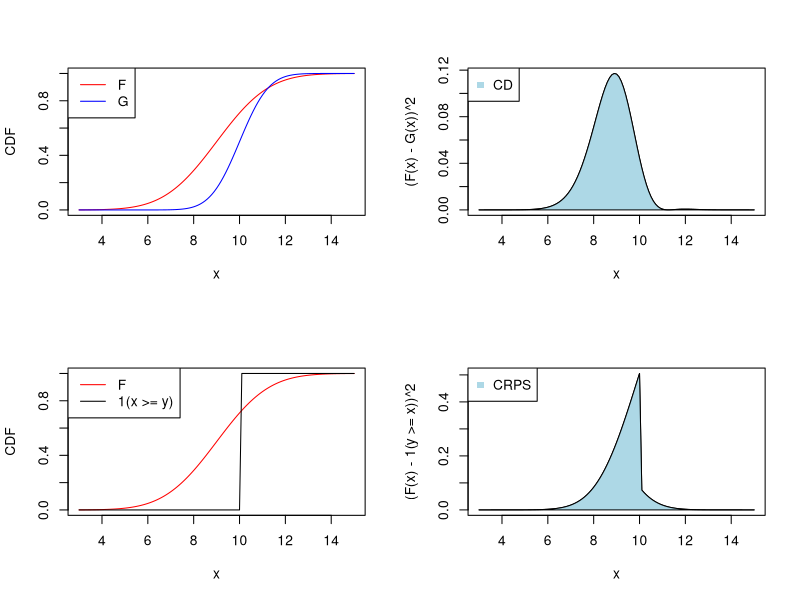
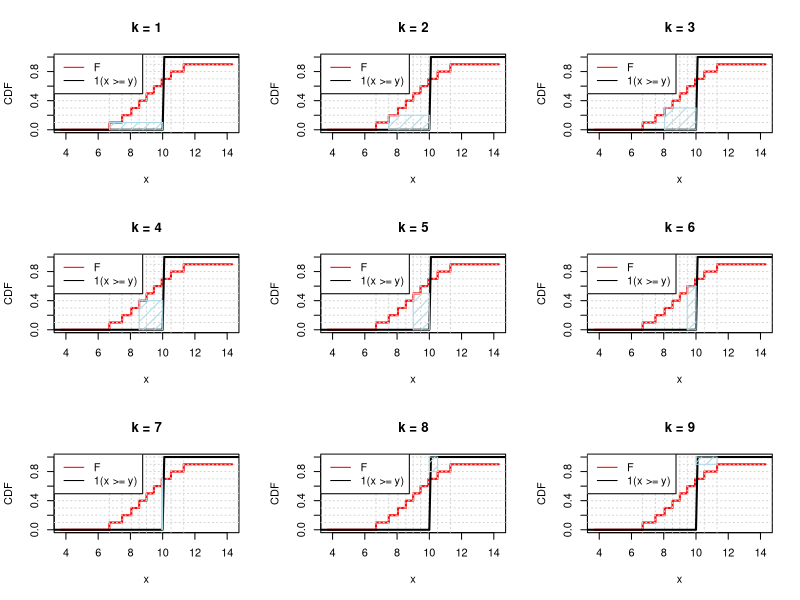
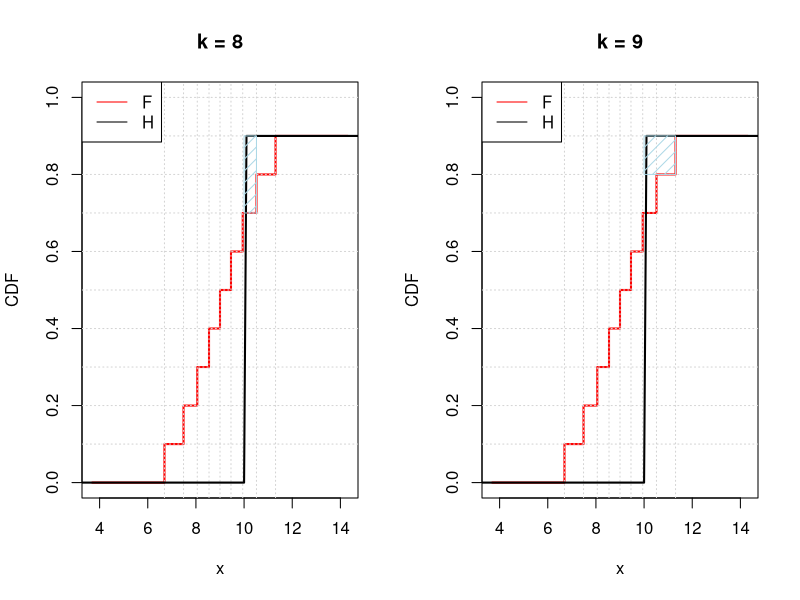
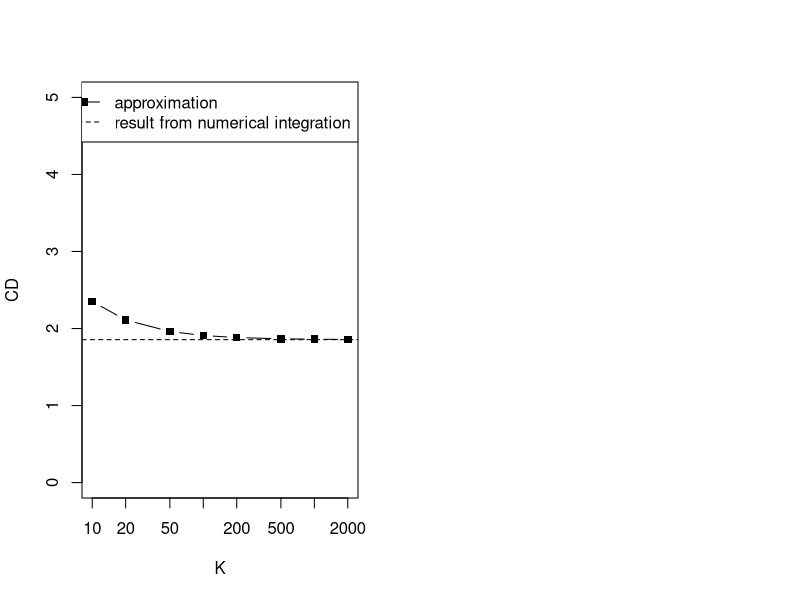

Reproduce these figures in R, in order.
## ---- chunk 1
knitr::opts_chunk$set(echo = TRUE)
## ---- chunk 2
grid_x <- seq(from = 3, to = 15, by = 0.1)

mu_F <- 9
sigma_F <- 1.8
p_F <- pnorm(grid_x, mu_F, sigma_F)

mu_G <- 10
sigma_G <- 1
p_G <- pnorm(grid_x, mu_G, sigma_G)

y <- mu_G
p_y <- as.numeric(grid_x > y)

par(mfrow = c(2, 2))

plot(grid_x, p_F, type = "l", xlab = "x", ylab = "CDF", col = "red")
lines(grid_x, p_G, col = "blue")
legend("topleft", c("F", "G"), col = c("red", "blue"), lty = 1)

plot(grid_x, (p_F - p_G)^2, type = "l", xlab = "x", ylab = "(F(x) - G(x))^2")
polygon(grid_x, (p_F - p_G)^2, col = "lightblue")
legend("topleft", "CD", col = "lightblue", pch = 15)

plot(grid_x, p_F, type = "l", xlab = "x", ylab = "CDF", col = "red")
lines(grid_x, p_y, col = "black")
legend("topleft", c("F", "1(x >= y)"), col = c("red", "black"), lty = 1)


plot(grid_x, (p_F - p_y)^2, type = "l", xlab = "x", ylab = "(F(x) - 1(y >= x))^2")
polygon(grid_x, (p_F - p_y)^2, col = "lightblue")
legend("topleft", "CRPS", col = "lightblue", pch = 15)

## ---- chunk 3
p <- 1:9/10
q_F <- qnorm(p, mu_F, sigma_F)

q_F_plot <- c(head(q_F, 1) - 3, q_F, tail(q_F, 1) + 3)

par(mfrow = c(3, 3))
for(i in 1:9){
  plot(q_F_plot, c(0, p, 0.9), xlab = "x", ylab = "CDF", type = "s", ylim = 0:1, col = "red", lwd = 2,
       main = paste("k =", i))
  abline(h = 1:10/10, col = "lightgrey", lty = 3); abline(v = q_F, col = "lightgrey", lty = 3)

  lines(grid_x, p_y, col = "black", lwd = 2)
  rect(q_F[i], q_F[i] >= y, y, p[i], col = "lightblue", border = "lightblue", density = 12)
  legend("topleft", c("F", "1(x >= y)"), col = c("red", "black"), lty = 1)

}
## ---- chunk 4
par(mfrow = c(1, 2))
for(i in 8:9){
  plot(q_F_plot, c(0, p, 0.9), xlab = "x", ylab = "CDF", type = "s", ylim = 0:1, col = "red", lwd = 2,
       main = paste("k =", i))
  abline(h = 1:10/10, col = "lightgrey", lty = 3); abline(v = q_F, col = "lightgrey", lty = 3)
  lines(grid_x, 0.9*p_y, col = "black", lwd = 2)
  rect(q_F[i], (q_F[i] >= y) - 0.1, y, p[i] - 0.1, col = "lightblue", border = "lightblue", density = 12)
  legend("topleft", c("F", "H"), col = c("red", "black"), lty = 1)

}
## ---- chunk 5
# q_F: vector containing the (1:K)/(K + 1) quantiles of F
# q_G: vector containing the (1:K)/(K + 1) quantiles of G
approx_cd <- function(q_F, q_G){
  
  # compute quantile levels from length of provided quantile vectors:
  K <- length(q_F)
  if(length(q_G) != K) stop("q_F and q_G need to be of the same length")
  p <- (1:K)/(K + 1) # function assumes that the quantile levels are equally spaced
  
  # pool quantiles:
  q0 <- c(q_F, q_G)
  # vector of grouping variables, with 1 for values belonging to F, -1 for values 
  # belonging to G
  a0 <- c(rep(1, length(q_F)), rep(-1, length(q_G)))
  
  # re-order both vectors:
  q <- q0[order(q0)]
  a <- a0[order(q0)]
  # and compute "how many quantiles ahead" F or G is at a given segment:
  b <- abs(cumsum(a))
  
  # compute the lengths of segments defined by sorted quantiles:
  diffs_q <- c(diff(q), 0) # zero necessary for indexing below, but we could put 
  # anything (gets multiplied w zero)

  # and approximate CD
  cvm <- sum(diffs_q*b*(b + 1))/(K + 1)/(K)
  
  return(mean(cvm))
}
## ---- chunk 6

# define distributions:
mu_F <- 14
sigma_F <- 1.8

mu_G <- 10
sigma_G <- 2.5

# simple numerical integration using grid:
grid_x <- seq(from = -10, to = 25, by = 0.1)
p_F <- pnorm(grid_x, mu_F, sigma_F)
p_G <- pnorm(grid_x, mu_G, sigma_G)
exact_cd <- 0.1*sum((p_F - p_G)^2)

# values of K to check:
values_K <- c(10, 20, 50, 100, 200, 500, 1000, 2000)

# vector to store results:
values_approx_cd <- numeric(length(values_K))

# apply approximation for each_
for(i in seq_along(values_K)){
  p_temp <- (1:(values_K[i] - 1))/values_K[i] # quantile levels
  q_F_temp <- qnorm(p_temp, mu_F, sigma_F) # quantiles of F
  q_G_temp <- qnorm(p_temp, mu_G, sigma_G) # quantiles of G
  values_approx_cd[i] <- approx_cd(q_F = q_F_temp, q_G = q_G_temp) # approximation
}

# plot:
plot(values_K, values_approx_cd, ylim = c(0, 5), xlab = "K", ylab = "CD",
     pch = 15, type = "b", log = "x")
abline(h = exact_cd, lty = 2)
legend("topright", c("approximation", "result from numerical integration"), 
       pch = c(15, NA), lty = c(1, 2))
